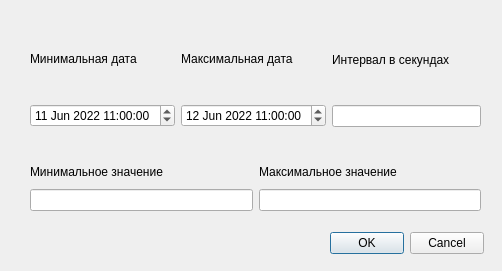
<?xml version="1.0" encoding="UTF-8"?>
<ui version="4.0">
 <class>Download</class>
 <widget class="QDialog" name="Download">
  <property name="geometry">
   <rect>
    <x>0</x>
    <y>0</y>
    <width>502</width>
    <height>271</height>
   </rect>
  </property>
  <property name="windowTitle">
   <string>Загрузка</string>
  </property>
  <widget class="QDialogButtonBox" name="buttonBox">
   <property name="geometry">
    <rect>
     <x>330</x>
     <y>230</y>
     <width>154</width>
     <height>27</height>
    </rect>
   </property>
   <property name="orientation">
    <enum>Qt::Horizontal</enum>
   </property>
   <property name="standardButtons">
    <set>QDialogButtonBox::Cancel|QDialogButtonBox::Ok</set>
   </property>
  </widget>
  <widget class="QWidget" name="horizontalLayoutWidget">
   <property name="geometry">
    <rect>
     <x>30</x>
     <y>20</y>
     <width>451</width>
     <height>107</height>
    </rect>
   </property>
   <layout class="QHBoxLayout" name="horizontalLayout">
    <item>
     <layout class="QVBoxLayout" name="verticalLayout_8">
      <item>
       <widget class="QLabel" name="label_8">
        <property name="text">
         <string>Минимальная дата</string>
        </property>
       </widget>
      </item>
      <item>
       <widget class="QDateTimeEdit" name="minimum_2">
        <property name="dateTime">
         <datetime>
          <hour>11</hour>
          <minute>0</minute>
          <second>0</second>
          <year>2022</year>
          <month>6</month>
          <day>11</day>
         </datetime>
        </property>
       </widget>
      </item>
     </layout>
    </item>
    <item>
     <layout class="QVBoxLayout" name="verticalLayout_9">
      <item>
       <widget class="QLabel" name="label_10">
        <property name="text">
         <string>Максимальная дата</string>
        </property>
       </widget>
      </item>
      <item>
       <widget class="QDateTimeEdit" name="maximum_2">
        <property name="dateTime">
         <datetime>
          <hour>11</hour>
          <minute>0</minute>
          <second>0</second>
          <year>2022</year>
          <month>6</month>
          <day>12</day>
         </datetime>
        </property>
       </widget>
      </item>
     </layout>
    </item>
    <item>
     <layout class="QVBoxLayout" name="verticalLayout_10">
      <item>
       <widget class="QLabel" name="label_9">
        <property name="text">
         <string>Интервал в секундах</string>
        </property>
       </widget>
      </item>
      <item>
       <widget class="QLineEdit" name="interval_2"/>
      </item>
     </layout>
    </item>
   </layout>
  </widget>
  <widget class="QWidget" name="horizontalLayoutWidget_2">
   <property name="geometry">
    <rect>
     <x>30</x>
     <y>160</y>
     <width>451</width>
     <height>51</height>
    </rect>
   </property>
   <layout class="QHBoxLayout" name="horizontalLayout_2">
    <item>
     <layout class="QVBoxLayout" name="verticalLayout_7">
      <item>
       <widget class="QLabel" name="label_6">
        <property name="font">
         <font>
          <family>Arial</family>
         </font>
        </property>
        <property name="text">
         <string>Минимальное значение</string>
        </property>
       </widget>
      </item>
      <item>
       <widget class="QLineEdit" name="MinimumRand_2"/>
      </item>
     </layout>
    </item>
    <item>
     <layout class="QVBoxLayout" name="verticalLayout_6">
      <item>
       <widget class="QLabel" name="label_7">
        <property name="text">
         <string>Максимальное значение</string>
        </property>
       </widget>
      </item>
      <item>
       <widget class="QLineEdit" name="MaximumRand_2"/>
      </item>
     </layout>
    </item>
   </layout>
  </widget>
 </widget>
 <resources/>
 <connections>
  <connection>
   <sender>buttonBox</sender>
   <signal>accepted()</signal>
   <receiver>Download</receiver>
   <slot>accept()</slot>
   <hints>
    <hint type="sourcelabel">
     <x>248</x>
     <y>254</y>
    </hint>
    <hint type="destinationlabel">
     <x>157</x>
     <y>274</y>
    </hint>
   </hints>
  </connection>
  <connection>
   <sender>buttonBox</sender>
   <signal>rejected()</signal>
   <receiver>Download</receiver>
   <slot>reject()</slot>
   <hints>
    <hint type="sourcelabel">
     <x>316</x>
     <y>260</y>
    </hint>
    <hint type="destinationlabel">
     <x>286</x>
     <y>274</y>
    </hint>
   </hints>
  </connection>
 </connections>
</ui>
